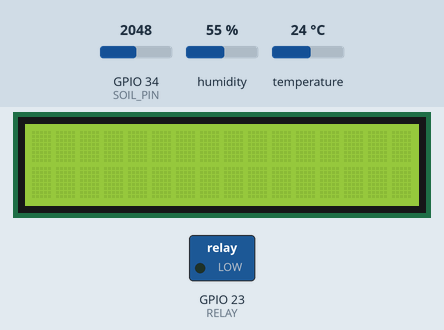
This sketch was run on a simulated ESP32. Parts: 16×2 character LCD, switched loads named in the sketch (green lamp = pin HIGH). Inputs (shaded band) come from the test bench; at power-on: GPIO 34 (SOIL_PIN) = 2048, humidity 55 %, temperature 24 °C. WiFi joins after 1.5 s; servers stay silent unless stated; uploads are accepted with an empty reply; what the sketch prints to the serial monitor is not drawn.

Above: at 3.0 s.
3.1 s: GPIO 34 (SOIL_PIN) set to 3603
At 15.6 s:
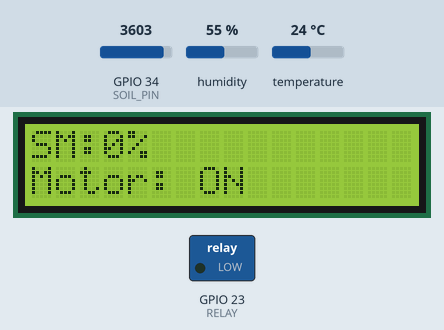
16.7 s: GPIO 34 (SOIL_PIN) set to 2866
At 30.7 s:
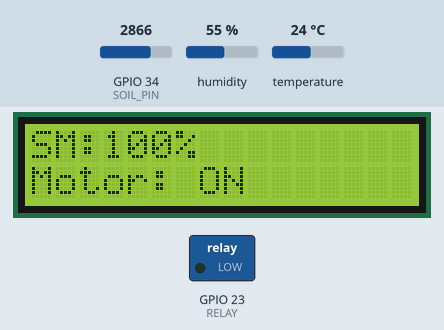
Timing chart, 0 to 32.2 s (numbered marks = the images above; inputs shaded):
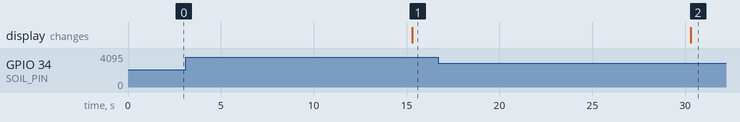

The sketch:

ard.ino
```cpp
#define BLYNK_TEMPLATE_ID "TMPL38Em61Mhb"
#define BLYNK_TEMPLATE_NAME "Smart Irrigation"
#define BLYNK_AUTH_TOKEN "HfsAG7y86Big5Qo34np8P8sAOpR_Ec_G"

#include <WiFi.h>
#include <BlynkSimpleEsp32.h>
#include <DHT.h>
#include <HTTPClient.h>
#include <ThingSpeak.h>
#include <Wire.h>
#include <LiquidCrystal_I2C.h>

// WIFI
char ssid[] = "S M34";
char pass[] = "1234567890";

// PINS
#define DHT_PIN 4
#define SOIL_PIN 34
#define RELAY 23

#define RELAY_ON HIGH
#define RELAY_OFF LOW

// OBJECTS
DHT dht(DHT_PIN, DHT11);
WiFiClient client;
LiquidCrystal_I2C lcd(0x27, 16, 2);

// ThingSpeak
unsigned long channelID = 3338195;
const char *writeAPIKey = "F8YOQQXREKA1R2VY";

// Flask API
const char *server = "http://10.236.101.242:5000/predict";

// VARIABLES
bool manualPump = false;
unsigned long lastRead = 0;

// Blynk button
BLYNK_WRITE(V0)
{
    manualPump = param.asInt();
}

// ML FUNCTION
int getPrediction(float sm, float temp, float hum)
{
    HTTPClient http;
    http.begin(server);
    http.addHeader("Content-Type", "application/json");

    String json = "{\"sm\":" + String(sm) +
                  ",\"temp\":" + String(temp) +
                  ",\"hum\":" + String(hum) + "}";

    int code = http.POST(json);

    Serial.print("HTTP: ");
    Serial.println(code);

    if (code == 200)
    {
        String response = http.getString();
        Serial.println(response);

        if (response.indexOf("\"pump\":1") != -1)
        {
            http.end();
            return 1;
        }
    }

    http.end();
    return 0;
}

void setup()
{
    Serial.begin(115200);

    pinMode(RELAY, OUTPUT);
    digitalWrite(RELAY, RELAY_OFF);

    dht.begin();

    lcd.init();
    lcd.backlight();

    WiFi.begin(ssid, pass);
    Serial.print("Connecting WiFi");

    while (WiFi.status() != WL_CONNECTED)
    {
        delay(500);
        Serial.print(".");
    }

    Serial.println("\nWiFi Connected");
    Serial.println(WiFi.localIP());

    Blynk.begin(BLYNK_AUTH_TOKEN, ssid, pass);
    ThingSpeak.begin(client);
}

void loop()
{
    Blynk.run();

    if (millis() - lastRead > 15000)
    {
        lastRead = millis();

        // STABLE SOIL READING (AVERAGE)
        int sum = 0;
        for (int i = 0; i < 5; i++)
        {
            sum += analogRead(SOIL_PIN);
            delay(10);
        }
        int raw = sum / 5;

        Serial.print("RAW: ");
        Serial.println(raw);

        // CORRECT MAPPING
        int soil = map(raw, 3000, 1500, 100, 0);
        // int soil = map(raw,0, 100, 1500, 3000);

        soil = constrain(soil, 100, 0);

        float temp = dht.readTemperature();
        float hum = dht.readHumidity();

        if (isnan(temp))
            temp = 25;
        if (isnan(hum))
            hum = 50;

        // ML CALL
        int mlPump = getPrediction(soil, temp, hum);
        if (mlPump)
            mlPump = 0;
        else
            mlPump = 1;

        //  FINAL DECISION
        bool pump = manualPump ? 1 : mlPump;

        digitalWrite(RELAY, pump ? RELAY_OFF : RELAY_ON);

        // LCD DISPLAY
        lcd.clear();
        lcd.setCursor(0, 0);
        lcd.print("SM:");
        lcd.print(soil);
        lcd.print("%");

        lcd.setCursor(0, 1);
        if (pump)
            lcd.print("Motor: ON ");
        else
            lcd.print("Motor: OFF");

        // BLYNK
        Blynk.virtualWrite(V1, soil);
        Blynk.virtualWrite(V2, temp);
        Blynk.virtualWrite(V3, hum);
        Blynk.virtualWrite(V4, pump);

        // THINGSPEAK
        ThingSpeak.setField(1, soil);
        ThingSpeak.setField(2, temp);
        ThingSpeak.setField(3, hum);
        ThingSpeak.setField(4, pump);
        ThingSpeak.writeFields(channelID, writeAPIKey);

        // SERIAL
        Serial.print("Soil: ");
        Serial.print(soil);
        Serial.print(" Temp: ");
        Serial.print(temp);
        Serial.print(" Hum: ");
        Serial.print(hum);
        Serial.print(" Pump: ");
        Serial.println(pump ? "OFF" : "ON");
    }
}
```

Measured:
- after the input at 3.1 s, the display: changes after 12.2 s (image 1)
- after the input at 16.7 s, the display: changes after 13.6 s (image 2)
